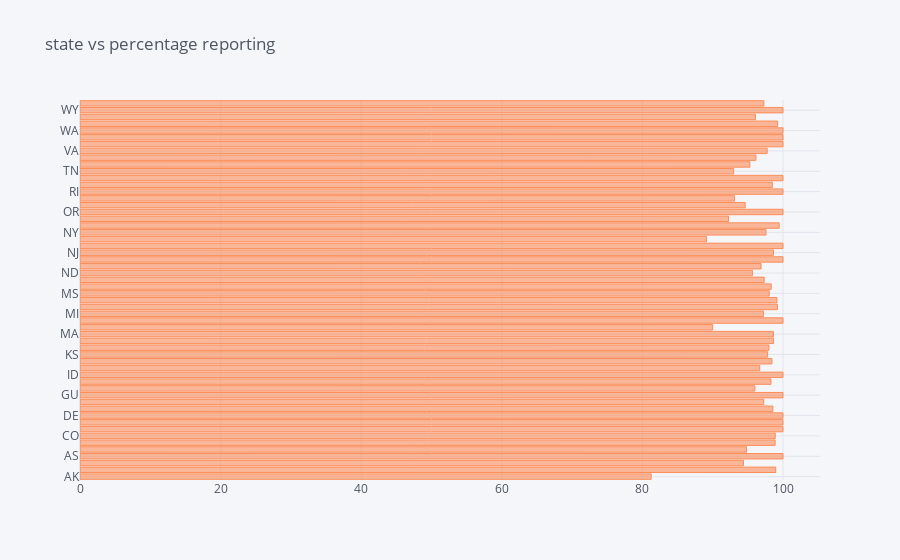

Notebook code cell kept with this figure:
### Code cell
df.iplot(kind='barh', y='Percentage_reporting', x='State', colorscale='rdylbu', title='state vs percentage reporting',fill =False)

### Figure 1 — Plotly figure (JSON) as saved in the notebook; plotly's stock layout.template omitted (floating-point values rounded to 4 significant figures)
{"data": [{"marker": {"color": "rgba(252, 141, 89, 0.6)", "line": {"color": "rgba(252, 141, 89, 1.0)", "width": 1}}, "name": "Percentage_reporting", "orientation": "h", "text": "", "type": "bar", "x": [81.25, 98.97, 94.38, 100, 94.81, 98.88, 98.9, 100, 100, 100, 98.56, 97.26, 100, 96, 98.29, 100, 96.69, 98.43, 97.81, 98, 98.65, 98.65, 90, 100, 97.22, 99.21, 99.14, 98.04, 98.33, 97.32, 95.65, 96.88, 100, 98.65, 100, 89.13, 97.58, 99.46, 92.25, 100, 94.62, 93.1, 100, 98.48, 100, 92.98, 95.29, 96.15, 97.75, 100, 100, 100, 99.24, 96.08, 100, 97.28], "y": ["AK", "AL", "AR", "AS", "AZ", "CA", "CO", "CT", "DC", "DE", "FL", "GA", "GU", "HI", "IA", "ID", "IL", "IN", "KS", "KY", "LA", "MA", "MD", "ME", "MI", "MN", "MO", "MS", "MT", "NC", "ND", "NE", "NH", "NJ", "NM", "NV", "NY", "OH", "OK", "OR", "PA", "PR", "RI", "SC", "SD", "TN", "TX", "UT", "VA", "VI", "VT", "WA", "WI", "WV", "WY", "zCW"]}], "layout": {"legend": {"bgcolor": "#F5F6F9", "font": {"color": "#4D5663"}}, "paper_bgcolor": "#F5F6F9", "plot_bgcolor": "#F5F6F9", "title": {"font": {"color": "#4D5663"}, "text": "state vs percentage reporting"}, "xaxis": {"gridcolor": "#E1E5ED", "showgrid": true, "tickfont": {"color": "#4D5663"}, "title": {"font": {"color": "#4D5663"}, "text": ""}, "zerolinecolor": "#E1E5ED"}, "yaxis": {"gridcolor": "#E1E5ED", "showgrid": true, "tickfont": {"color": "#4D5663"}, "title": {"font": {"color": "#4D5663"}, "text": ""}, "zerolinecolor": "#E1E5ED"}}}
